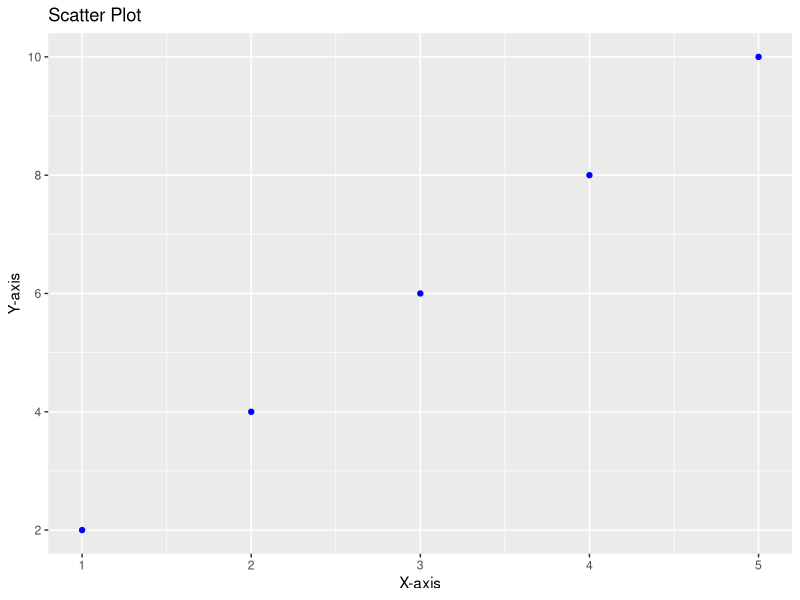

The R source for this figure:
# Databricks notebook source
# Create a list of numbers
numbers <- c(3, 6, 9, 12, 15)

# Calculate the mean of the numbers
mean_value <- mean(numbers)

# Print the mean value
print(mean_value)

# COMMAND ----------

# Load the ggplot2 package
library(ggplot2)

# Create some sample data
x <- c(1, 2, 3, 4, 5)
y <- c(2, 4, 6, 8, 10)
data <- data.frame(x, y)

# Create a scatter plot
plot <- ggplot(data, aes(x = x, y = y)) +
        geom_point(color = "blue") +  # Set point color to blue
        labs(title = "Scatter Plot", x = "X-axis", y = "Y-axis")  # Add title and axis labels

# Print the plot
print(plot)
